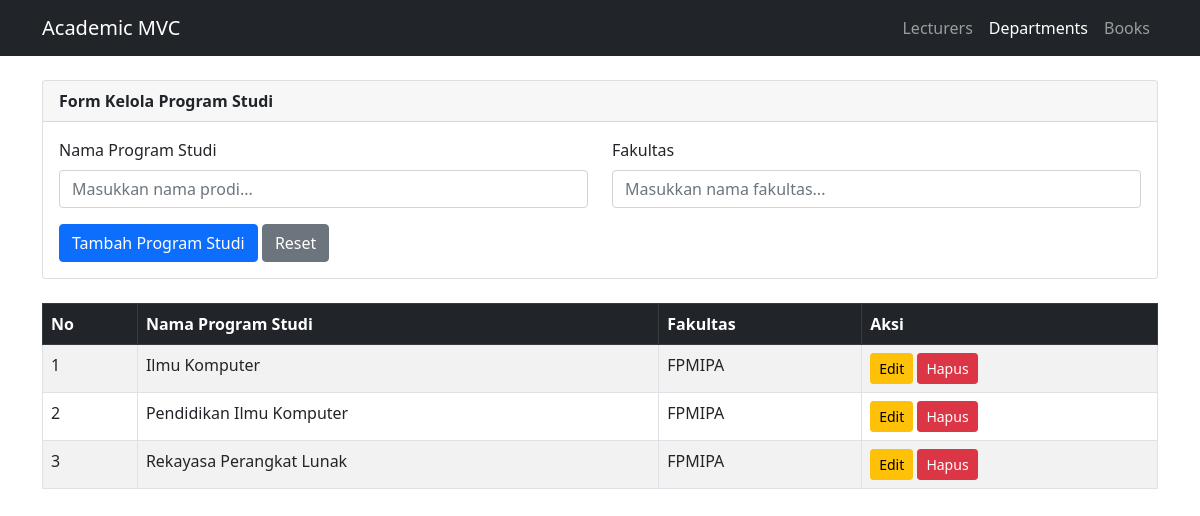
The app's page /Code/index.php?page=departments with its own data.
### tables this page shows
CREATE TABLE departments (
    id INT AUTO_INCREMENT PRIMARY KEY,
    dept_name VARCHAR(100) NOT NULL,
    faculty VARCHAR(100) NOT NULL
);

### Code/controllers/DepartmentController.php (called while the page is built, shortened)
<?php
require_once 'models/Department.php';
class DepartmentController {
    private $model;
    public function __construct() {
        $db = (new Database())->getConnection();
        $this->model = new Department($db);
    }
    public function index() {
        $editData = null;
        $result = $this->model->getAll();
        include 'views/departments/index.php';
    }
}

### Code/models/Department.php (called while the page is built, shortened)
<?php
class Department {
    private $conn;
    private $table = "departments";
    public function __construct($db) { $this->conn = $db; }
    public function getAll() {
        return $this->conn->query("SELECT * FROM {$this->table}");
    }
}

### Code/views/departments/index.php (the view, shortened to what this page needs)
<?php include 'views/layout/header.php';  ?>
<div class="container">
    <div class="card mb-4">
        <div class="card-header fw-bold">
            <?= $editData ? 'Edit Program Studi' : 'Form Kelola Program Studi' ?>
        </div>
        <div class="card-body">
            <form action="index.php?page=departments&action=<?= $editData ? 'edit' : 'create' ?>" method="POST">
                <div class="row mb-3">
                    <div class="col-md-6">
                        <label class="form-label">Nama Program Studi</label>
                        <input type="text" name="dept_name" class="form-control" value="<?= htmlspecialchars($editData['dept_name'] ?? '') ?>" placeholder="Masukkan nama prodi..." required>
                    </div>
                    <div class="col-md-6">
                        <label class="form-label">Fakultas</label>
                        <input type="text" name="faculty" class="form-control" value="<?= htmlspecialchars($editData['faculty'] ?? '') ?>" placeholder="Masukkan nama fakultas..." required>
                    </div>
                </div>
                <button type="submit" class="btn btn-primary">
                    <?= $editData ? 'Update Program Studi' : 'Tambah Program Studi' ?>
                </button>
                <a href="index.php?page=departments" class="btn btn-secondary">Reset</a>
            </form>
        </div>
    </div>
    <table class="table table-bordered table-striped">
        <thead class="table-dark">
            <tr>
                <th>No</th>
                <th>Nama Program Studi</th>
                <th>Fakultas</th>
                <th>Aksi</th>
            </tr>
        </thead>
        <tbody>
            <?php $no = 1; while ($row = $result->fetch_assoc()):  ?>
            <tr>
                <td><?= $no++ ?></td>
                <td><?= htmlspecialchars($row['dept_name']) ?></td>
                <td><?= htmlspecialchars($row['faculty']) ?></td>
                <td>
                    <a href="index.php?page=departments&edit_id=<?= $row['id'] ?>" class="btn btn-warning btn-sm">Edit</a>
                    <a href="index.php?page=departments&action=delete&id=<?= $row['id'] ?>" class="btn btn-danger btn-sm" onclick="return confirm('Yakin ingin menghapus data ini?')">Hapus</a>
                </td>
            </tr>
            <?php endwhile; ?>
        </tbody>
    </table>
</div>
<?php include 'views/layout/footer.php';  ?>

### records on screen
departments: dept_name "Ilmu Komputer", faculty "FPMIPA"
departments: dept_name "Pendidikan Ilmu Komputer", faculty "FPMIPA"
departments: dept_name "Rekayasa Perangkat Lunak", faculty "FPMIPA"
